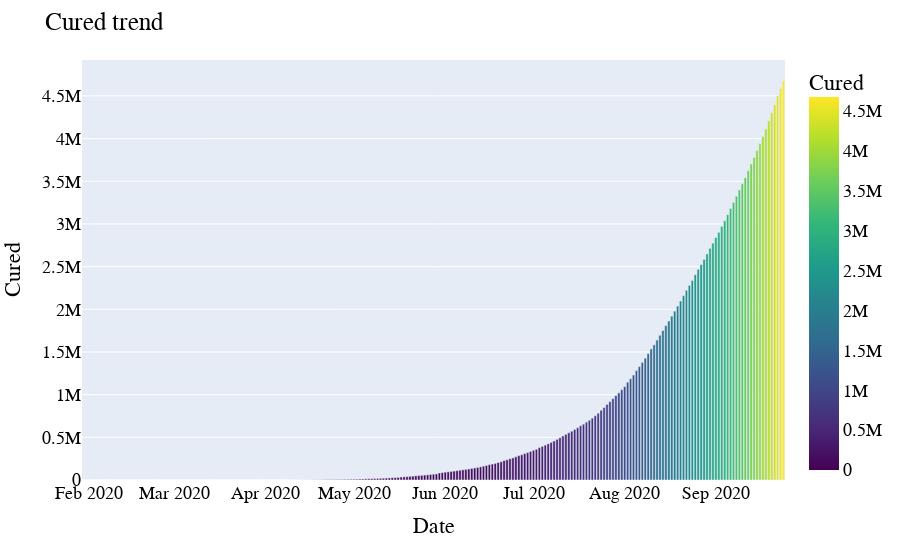

Here is the notebook cell this chart was saved with:
### Markdown cell above
## Cured

### Code cell
fig = px.bar(date_group, x='Date', y='Cured', color='Cured', color_continuous_scale=px.colors.sequential.Viridis)

fig.update_layout(
    title="Cured trend",    
    font=dict(
        family="Courier New, monospace",
        size=18,
        color="black"
    )
)

fig.show()

### Figure 1 — Plotly figure (JSON) as saved in the notebook; plotly's stock layout.template omitted (floating-point values rounded to 4 significant figures; data arrays with more than 128 entries replaced by an {"elided": "..."} marker saying what was removed)
{"data": [{"alignmentgroup": "True", "hovertemplate": "Date=%{x}<br>Cured=%{marker.color}<extra></extra>", "legendgroup": "", "marker": {"color": {"elided": "239 int values"}, "coloraxis": "coloraxis"}, "name": "", "offsetgroup": "", "orientation": "v", "showlegend": false, "textposition": "auto", "type": "bar", "x": {"elided": "239 str values"}, "xaxis": "x", "y": {"elided": "239 int values"}, "yaxis": "y"}], "layout": {"barmode": "relative", "coloraxis": {"colorbar": {"title": {"text": "Cured"}}, "colorscale": [[0, "#440154"], [0.1111, "#482878"], [0.2222, "#3e4989"], [0.3333, "#31688e"], [0.4444, "#26828e"], [0.5556, "#1f9e89"], [0.6667, "#35b779"], [0.7778, "#6ece58"], [0.8889, "#b5de2b"], [1, "#fde725"]]}, "font": {"color": "black", "family": "Courier New, monospace", "size": 18}, "legend": {"tracegroupgap": 0}, "margin": {"t": 60}, "title": {"text": "Cured trend"}, "xaxis": {"anchor": "y", "domain": [0, 1], "title": {"text": "Date"}}, "yaxis": {"anchor": "x", "domain": [0, 1], "title": {"text": "Cured"}}}}
